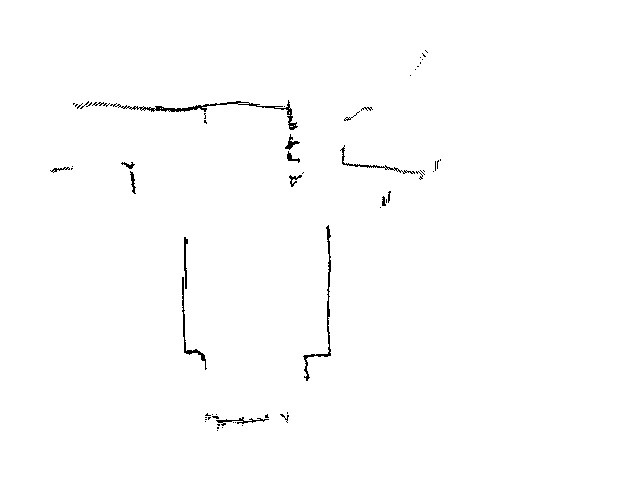
//> input picture no_ros/3Dto2D/image_2D/0_0_1.6_1.8_34.7402937109.jpg, 640 x 480 px
$ ./main ../3Dto2D/image_2D/0_0_1.6_1.8_34.7402937109.jpg ../3Dto2D/image_2D/0_0_1.7_1.9_35.0630716346.jpg   (built with g++ and OpenCV 4)
//> lines starting //> are read from the running program, lines starting //| are printed output that depends on the picture
#include <iostream>
#include <opencv2/core/core.hpp>
#include <opencv2/features2d/features2d.hpp>
#include <opencv2/highgui/highgui.hpp>

using namespace std;
using namespace cv;

int main ( int argc, char** argv )
{
    if ( argc != 3 )
    {
        cout<<"Wrong args!"<<endl;
        return 1;
    }
    //读取图像
    Mat img_1 = imread ( argv[1], CV_LOAD_IMAGE_COLOR );
//> img_1 is the input picture: 480 rows x 640 cols, CV_8UC3; min 0, max 255, mean 253.1
    Mat img_2 = imread ( argv[2], CV_LOAD_IMAGE_COLOR );
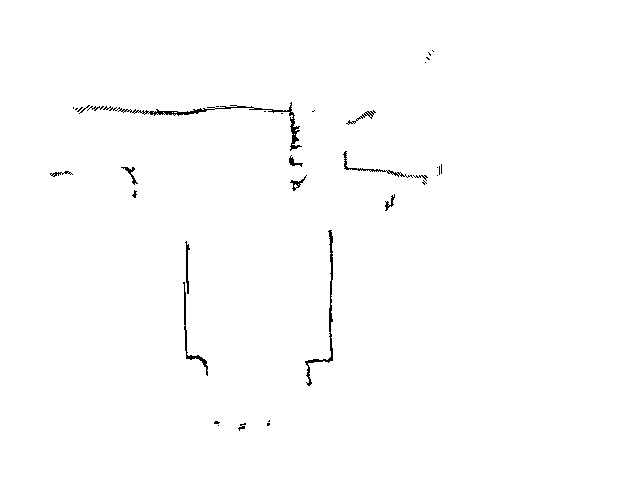
//> input picture no_ros/3Dto2D/image_2D/0_0_1.7_1.9_35.0630716346.jpg, 640 x 480 px
//> img_2 is the input picture: 480 rows x 640 cols, CV_8UC3; min 0, max 255, mean 253.1

    //初始化
    std::vector<KeyPoint> keypoints_1, keypoints_2;
    Mat descriptors_1, descriptors_2;
    Ptr<FeatureDetector> detector = ORB::create();
    Ptr<DescriptorExtractor> descriptor = ORB::create();
    Ptr<DescriptorMatcher> matcher  = DescriptorMatcher::create ( "BruteForce-Hamming" );

    //第一步:检测 Oriented FAST 角点位置
    detector->detect ( img_1,keypoints_1 );
//> keypoints_1 = 500 keypoints; strongest (x, y, size): (297, 160, 31), (290, 126, 31), (130, 164, 31), (130, 167, 31)
    detector->detect ( img_2,keypoints_2 );
//> keypoints_2 = 500 keypoints; strongest (x, y, size): (307, 361, 31), (186, 356, 31), (294, 144, 31), (288, 113, 31)

    //第二步:根据角点位置计算 BRIEF 描述子
    descriptor->compute ( img_1, keypoints_1, descriptors_1 );
    descriptor->compute ( img_2, keypoints_2, descriptors_2 );

    Mat outimg1;
    drawKeypoints( img_1, keypoints_1, outimg1, Scalar::all(-1), DrawMatchesFlags::DEFAULT );
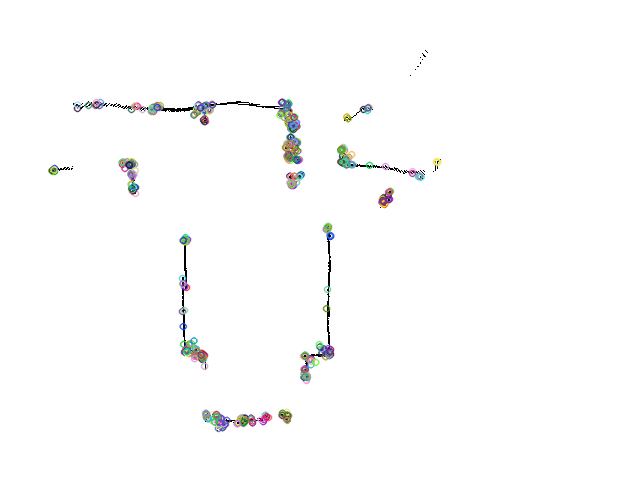
//> outimg1: 480 rows x 640 cols, CV_8UC3; mean B, G, R 252, 252.1, 252
    namedWindow("ORB feature",0);
    imshow("ORB feature",outimg1);
    printf("The number of keypoints in image 1:%d\n",keypoints_1.size());
//| The number of keypoints in image 1:500

    //第三步:对两幅图像中的BRIEF描述子进行匹配，使用 Hamming 距离
    vector<DMatch> matches;
    //BFMatcher matcher ( NORM_HAMMING );
    matcher->match ( descriptors_1, descriptors_2, matches );
//> matches = 500 matches

    //第四步:匹配点对筛选
    double min_dist=10000, max_dist=0;

    //找出所有匹配之间的最小距离和最大距离, 即是最相似的和最不相似的两组点之间的距离
    for ( int i = 0; i < descriptors_1.rows; i++ )
    {
        double dist = matches[i].distance;
        if ( dist < min_dist ) min_dist = dist;
        if ( dist > max_dist ) max_dist = dist;
    }
//> this loop made 500 passes
//> (dist, min_dist, max_dist) on pass 1: (36, 36, 36)
//> (dist, min_dist) on passes 12, 14, 15, 33, 95, 136: (33, 33), (19, 19), (11, 11), (9, 9), (8, 8), (5, 5)
//> after the loop, min_dist = 2; max_dist = 68


    printf ( "Max dist : %f \n", max_dist );
//| Max dist : 68.000000
    printf ( "Min dist : %f \n", min_dist );
//| Min dist : 2.000000

    int good_cnt=0;
    std::vector< DMatch > good_matches;
    for ( int i = 0; i < descriptors_1.rows; i++ )
    {
        //if ( matches[i].distance <= max ( 2*min_dist, 30.0 ) )
	if ( matches[i].distance <= 75.0)
        {
            good_matches.push_back ( matches[i] );
	    good_cnt++;
        }
    }
//> after the loop, good_matches = 500 matches; good_cnt = 500
    printf("Good match count:%d\n",good_cnt);
//| Good match count:500

    //第五步:绘制匹配结果
    Mat img_match;
    Mat img_goodmatch;
    drawMatches ( img_1, keypoints_1, img_2, keypoints_2, matches, img_match );
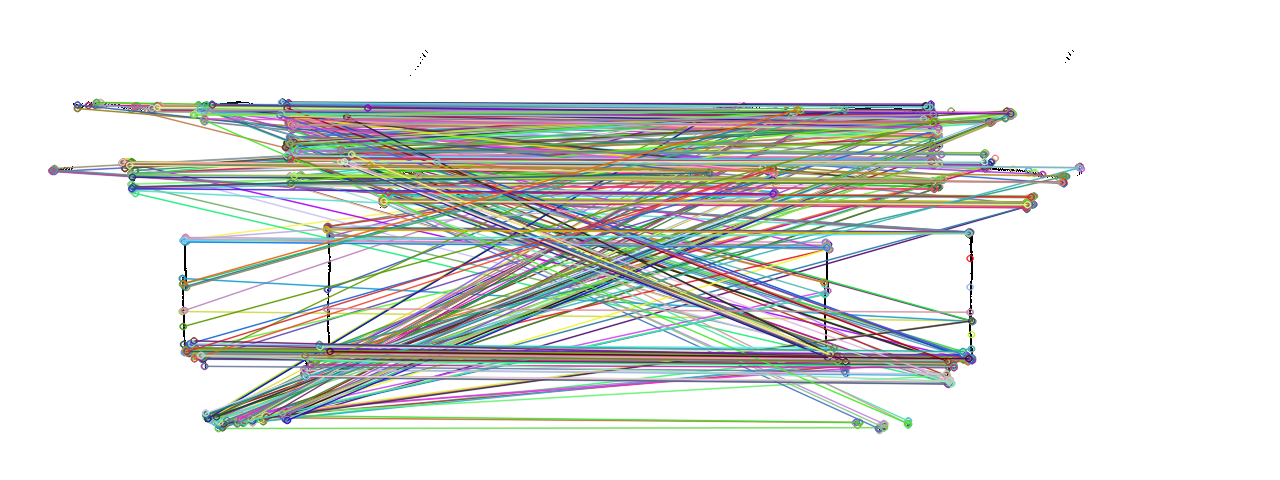
//> img_match: 480 rows x 1280 cols, CV_8UC3; mean B, G, R 223.1, 225.6, 223.6
    drawMatches ( img_1, keypoints_1, img_2, keypoints_2, good_matches, img_goodmatch );
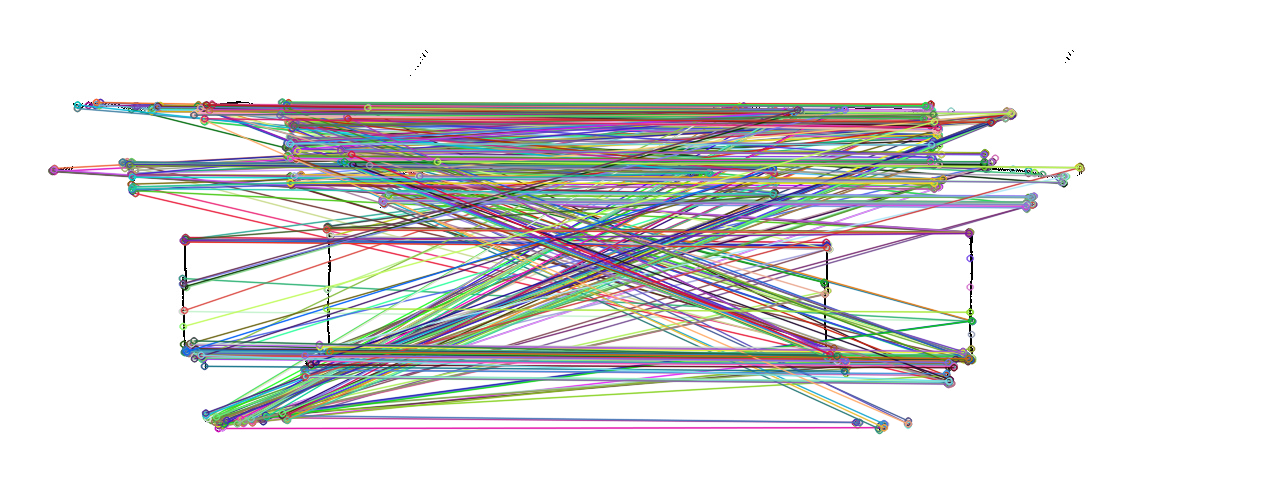
//> img_goodmatch: 480 rows x 1280 cols, CV_8UC3; mean B, G, R 222.3, 222.4, 222.3
    namedWindow("All matching points",0);
    imshow ( "All matching points", img_match );
    namedWindow("Filtered matching points",0);
    imshow ( "Filtered matching points", img_goodmatch );
    waitKey(0);

    return 0;
}
